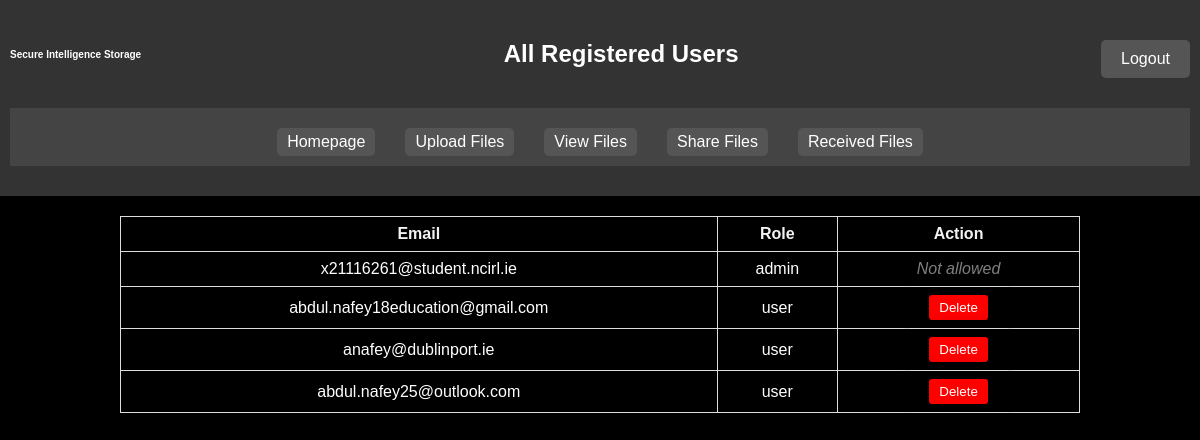
Page /all_users (signed in) on the earlier database version.
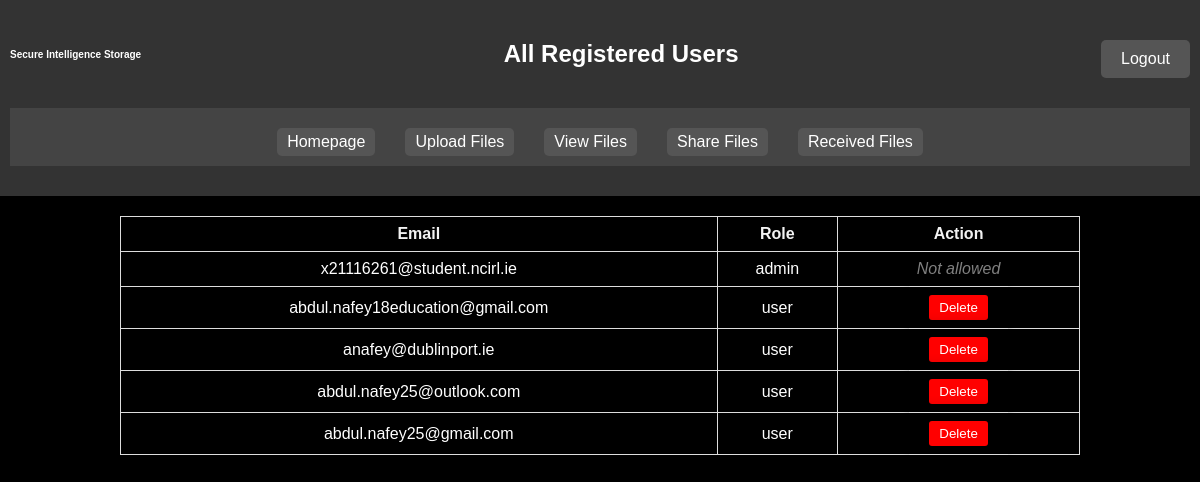
Same page on the later database version.
### tables this page shows
CREATE TABLE users (
                id INTEGER PRIMARY KEY AUTOINCREMENT,
                email TEXT UNIQUE NOT NULL,
                password_hash TEXT NOT NULL,
                mfa_secret TEXT,
                role TEXT NOT NULL DEFAULT 'user'  -- Role column: 'admin' or 'user'
            );

### routes/page_routes.py (the view)
    @app.route('/all_users')
    def all_users():
        if 'role' in session and session['role'] == 'admin':
            connection = get_db_connection()
            users = connection.execute('SELECT id, email, role FROM users').fetchall()  # Fetch user data
            connection.close()
            return render_template('all_users.html', users=users)
        else:
            flash('Unauthorized access!', 'error')
            return redirect(url_for('login'))

### database/sql_db.py (called while the page is built)
def get_db_connection():
    connection = sqlite3.connect(DB_PATH)
    connection.row_factory = sqlite3.Row
    return connection

### templates/all_users.html (shortened to what this page needs)
<!DOCTYPE html>
<html lang="en">
<head>
    <link rel="stylesheet" type="text/css" href="{{ url_for('static', filename='styles.css') }}">
</head>
<body>
    <header>
        <h1>Secure Intelligence Storage</h1>
        <h2>All Registered Users</h2>
        <nav class="nav1">
            <a href="{{ url_for('logout') }}">Logout</a>
        </nav>
        <nav class="nav2">
        <a href="{{ url_for('dynamic_homepage') }}">Homepage</a>
        <a href="{{ url_for('upload_file') }}">Upload Files</a>
        <a href="{{ url_for('files') }}">View Files</a>
        <a href="{{ url_for('share') }}">Share Files</a>
        <a href="{{ url_for('received_files') }}">Received Files</a>
        </nav>
    </header>
    <main>
        <table>
            <thead>
                <tr>
                    <th>Email</th>
                    <th>Role</th>
                    <th>Action</th>
                </tr>
            </thead>
            <tbody>
                {% for user in users %}
                <tr>
                    <td>{{ user.email | e }}</td>
                    <td>{{ user.role | e }}</td>
                    <td>
                        {% if user.role != 'admin' %}
                        <form action="{{ url_for('delete_user', user_id=user.id) }}" method="post" style="display: inline;">
                            <button type="submit">
                                Delete
                            </button>
                        </form>
                        {% else %}
                        <span>Not allowed</span>
                        {% endif %}
                    </td>
                </tr>
                {% endfor %}
            </tbody>
        </table>
    </main>
</body>
</html>

### static/styles.css (style rules this page uses)
body { font-family: Arial, sans-serif; background-color: #000000; margin: 0; padding: 0; }
form { color: #fff; padding: 20px; border-radius: 5px; box-shadow: 0 0 10px rgba(0, 0, 0, 0.1); margin: 50px auto; width: 300px; }
h1 { text-align: center; color: #ffffff; }
a { display: block; margin-top: 10px; color: #007bff; }
header { background-color: #333; color: #fff; padding: 10px; display: flex; justify-content: space-between; align-items: center; flex-wrap: wrap; }
header h1 { margin: 0; font-size: 10px; }
header h2 { text-align: center; }
header a { color: #fff; text-decoration: none; }
.nav1 { display: flex; align-items: center; gap: 15px; }
.nav2 { display: flex; justify-content: center; gap: 30px; padding: 10px 0; width: 100%; background-color: #444; margin-top: 10px; }
.nav2 a { color: #fff; text-decoration: none; font-size: 16px; padding: 5px 10px; transition: color 0.3s; }
table { width: 80%; max-width: 1000px; border-collapse: collapse; color: white; margin: 20px auto; box-shadow: 0 4px 8px rgba(0, 0, 0, 0.2); }
th, td { padding: 8px 5px; text-align: center; border: 1px solid #ddd; }
th { color: #f2f2f2; font-weight: bold; }
thead { text-align: center; }
nav, footer { text-align: center; margin: 20px 0; }
nav a { text-decoration: none; color: white; background-color: #555; padding: 10px 20px; border-radius: 5px; }
button[type="submit"] { padding: 5px 10px; background-color: red; color: white; border: none; border-radius: 3px; cursor: pointer; }
span { color: gray; font-style: italic; text-align: center; display: block; }

Differences in the rows shown:
added users: email "abdul.nafey25@gmail.com", role "user"
